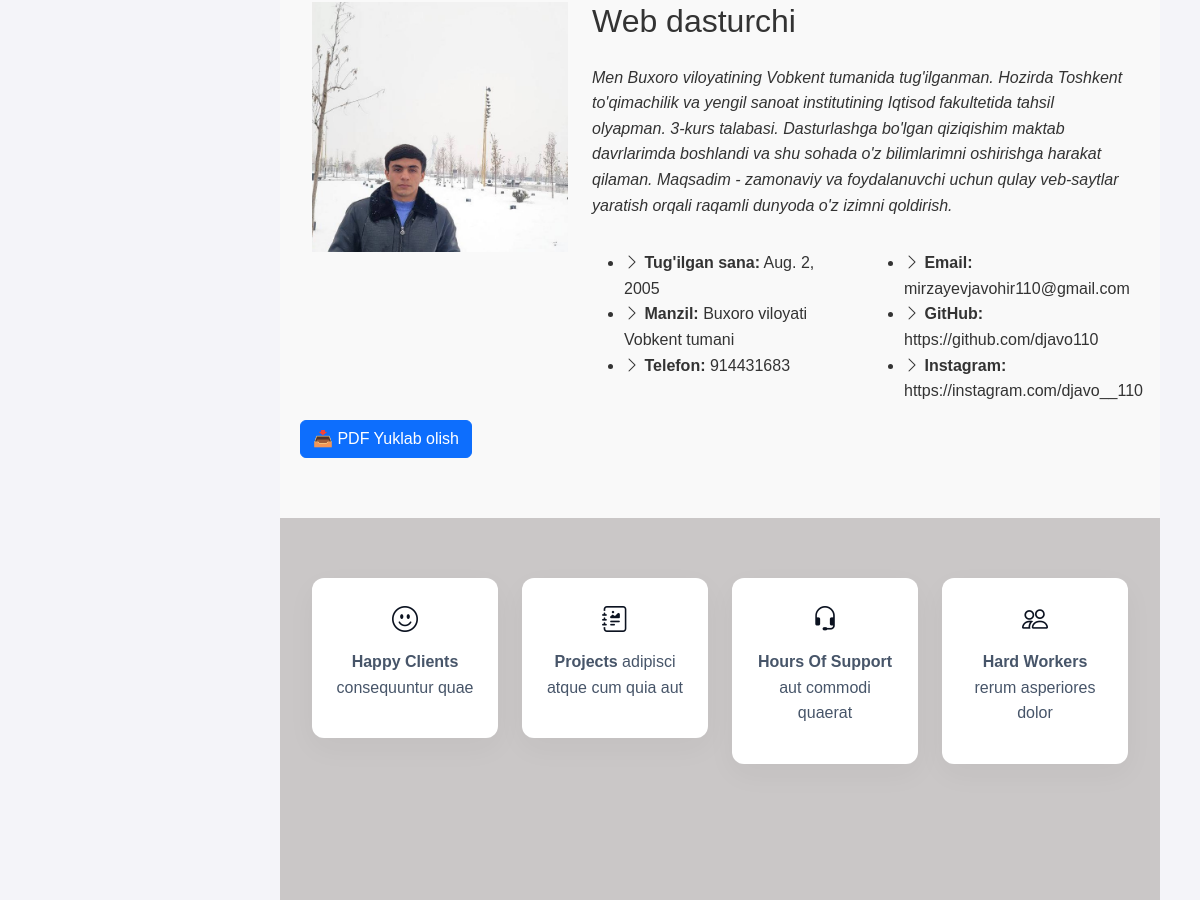
Before: / (signed in, middle part) with the older database file.
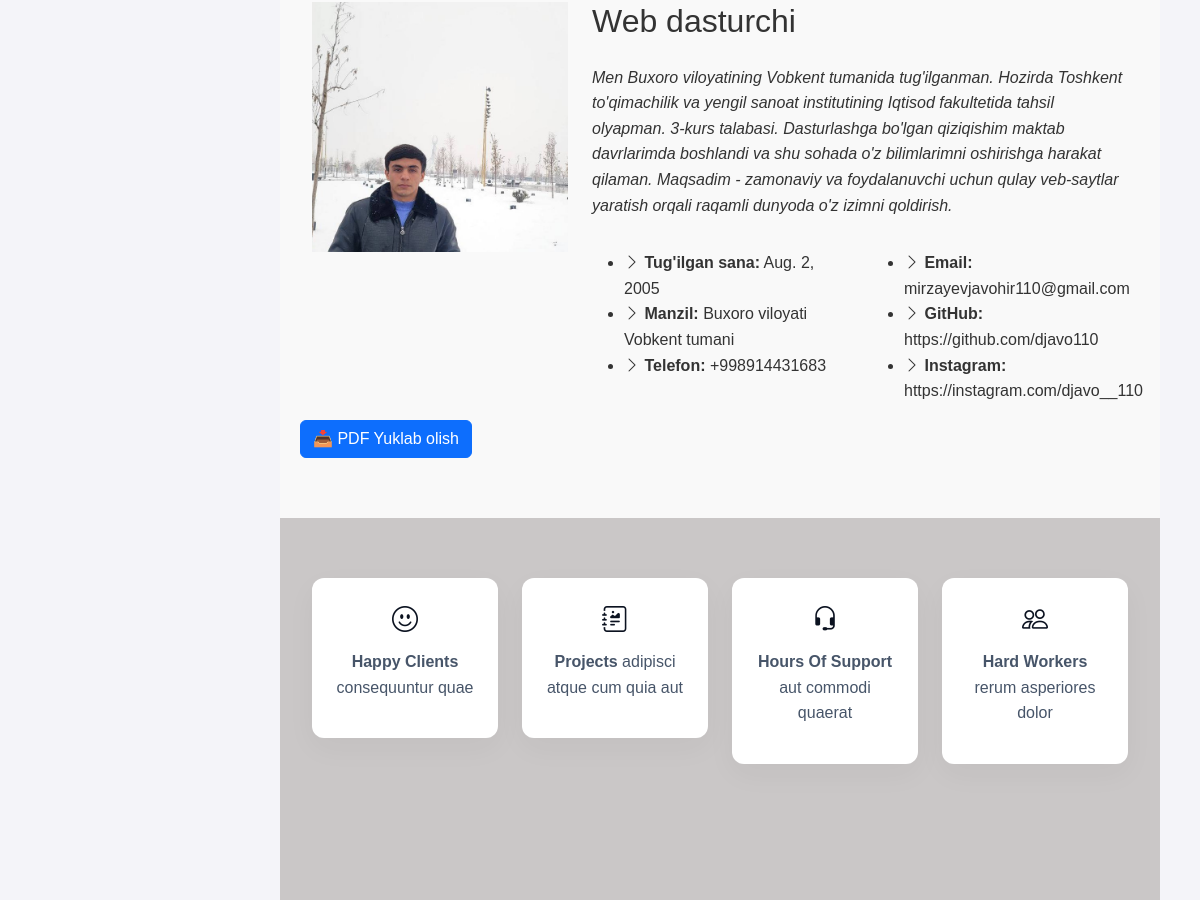
After: the same page with the newer database file.
### portfolium/models.py (models this page shows, shortened)
class PersonalInfo(models.Model):
    name = models.CharField(max_length=100)
    profession = models.CharField(max_length=100)
    about = models.TextField()
    birth_date = models.DateField(null=True, blank=True)
    address = models.CharField(max_length=200, blank=True)
    phone = models.CharField(max_length=20)
    email = models.EmailField()
    linkedin = models.URLField(blank=True)
    github = models.URLField(blank=True)
    instagram = models.URLField(blank=True)
    image = models.ImageField(upload_to='personal_images/', blank=True, null=True)

### portfolium/views.py (the view)
# urls.py: path('', index, name='index'),
@login_required(login_url='login')
def index(request):
    personalinfo = PersonalInfo.objects.last()
    portfolios = Portfolio.objects.all()
    contact_info = ContactInfo.objects.last()
    if not personalinfo:
        return HttpResponse("❌ Bazada PersonalInfo ma'lumoti topilmadi!", status=404)
    context = {
        "name": personalinfo.name,
        "profession": personalinfo.profession,
        "about": personalinfo.about,
        "birth_date": personalinfo.birth_date.strftime("%d %B %Y") if personalinfo.birth_date else "",
        "address": personalinfo.address,
        "phone": personalinfo.phone,
        "email": personalinfo.email,
        "linkedin": personalinfo.linkedin,
        "github": personalinfo.github,
        "instagram": personalinfo.instagram,
        "image_url": personalinfo.image.url if personalinfo.image else None,
        "portfolios": portfolios,
        "contact_info": contact_info,
        "personal_info": personalinfo,  # personalinfo obyektini to‘liq yuborish
    }
    return render(request, 'index.html', context)

### portfolium/templates/index.html (shortened to what this page needs)
{% load static %}
<!DOCTYPE html>
<html lang="en">
<head>
    <link href="https://cdn.jsdelivr.net/npm/bootstrap@5.3.3/dist/css/bootstrap.min.css" rel="stylesheet">
    <link href="https://cdn.jsdelivr.net/npm/bootstrap-icons@1.10.5/font/bootstrap-icons.css" rel="stylesheet">
    <link href="https://cdnjs.cloudflare.com/ajax/libs/glightbox/3.2.0/css/glightbox.min.css" rel="stylesheet">
    <link href="https://cdnjs.cloudflare.com/ajax/libs/animate.css/4.1.1/animate.min.css" rel="stylesheet">
</head>
<body>
  <main class="main">
    <section id="about" class="about section">
      <div class="container" data-aos="fade-up" data-aos-delay="100">
        <div class="row gy-4 justify-content-center">
          <div class="col-lg-4">
            {% if personal_info.image %}
              <img src="{{ personal_info.image.url }}" class="img-fluid" alt="">
            {% else %}
              <img src="/media/photo_2025-09-28_01-06-24.jpg" class="img-fluid" alt="">
            {% endif %}
          </div>
          <div class="col-lg-8 content">
            <h2>{{ personal_info.profession }}</h2>
            <p class="fst-italic py-3">
              {{ personal_info.about }}
            </p>
            <div class="row">
              <div class="col-lg-6">
                <ul>
                  <li><i class="bi bi-chevron-right"></i> <strong>Tug'ilgan sana:</strong> <span>{{ personal_info.birth_date }}</span></li>
                  <li><i class="bi bi-chevron-right"></i> <strong>Manzil:</strong> <span>{{ personal_info.address }}</span></li>
                  <li><i class="bi bi-chevron-right"></i> <strong>Telefon:</strong> <span>{{ personal_info.phone }}</span></li>
                </ul>
              </div>
              <div class="col-lg-6">
                <ul>
                  <li><i class="bi bi-chevron-right"></i> <strong>Email:</strong> <span>{{ personal_info.email }}</span></li>
                  <li><i class="bi bi-chevron-right"></i> <strong>GitHub:</strong> <span>{{ personal_info.github }}</span></li>
                  <li><i class="bi bi-chevron-right"></i> <strong>Instagram:</strong> <span>{{ personal_info.instagram }}</span></li>
                </ul>
              </div>
            </div>
          </div>
        </div>
      </div>
    <a href="{% url 'download_about_pdf' %}" class="btn btn-primary">
        📥 PDF Yuklab olish
    </a>
    </section>
    <section id="stats" class="stats section">
      <div class="container" data-aos="fade-up" data-aos-delay="100">
        <div class="row gy-4">
          <div class="col-lg-3 col-md-6">
            <div class="stats-item">
              <i class="bi bi-emoji-smile"></i>
              <p><strong>Happy Clients</strong> <span>consequuntur quae</span></p>
            </div>
          </div>
          <div class="col-lg-3 col-md-6">
            <div class="stats-item">
              <i class="bi bi-journal-richtext"></i>
              <p><strong>Projects</strong> <span>adipisci atque cum quia aut</span></p>
            </div>
          </div>
          <div class="col-lg-3 col-md-6">
            <div class="stats-item">
              <i class="bi bi-headset"></i>
              <p><strong>Hours Of Support</strong> <span>aut commodi quaerat</span></p>
            </div>
          </div>
          <div class="col-lg-3 col-md-6">
            <div class="stats-item">
              <i class="bi bi-people"></i>
              <p><strong>Hard Workers</strong> <span>rerum asperiores dolor</span></p>
            </div>
          </div>
        </div>
      </div>
    </section>
</body>
</html>

Changed rows visible on the page:
changed PersonalInfo "Web dasturchi": phone "914431683" → "+998914431683"
